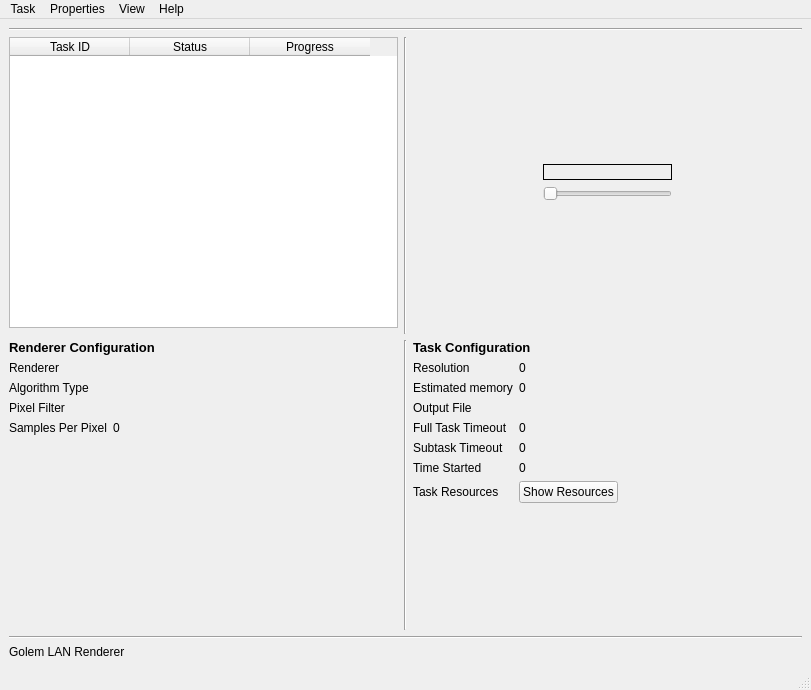
<?xml version="1.0" encoding="UTF-8"?>
<ui version="4.0">
 <class>MainWindow</class>
 <widget class="QMainWindow" name="MainWindow">
  <property name="geometry">
   <rect>
    <x>0</x>
    <y>0</y>
    <width>811</width>
    <height>690</height>
   </rect>
  </property>
  <property name="maximumSize">
   <size>
    <width>900</width>
    <height>690</height>
   </size>
  </property>
  <property name="windowTitle">
   <string>Golem LAN Renderer</string>
  </property>
  <widget class="QWidget" name="centralwidget">
   <layout class="QVBoxLayout" name="verticalLayout_2">
    <item>
     <widget class="Line" name="line_4">
      <property name="orientation">
       <enum>Qt::Horizontal</enum>
      </property>
     </widget>
    </item>
    <item>
     <layout class="QGridLayout" name="mainGridLayout">
      <property name="sizeConstraint">
       <enum>QLayout::SetDefaultConstraint</enum>
      </property>
      <item row="0" column="0">
       <widget class="QTableWidget" name="taskTableWidget">
        <property name="sizePolicy">
         <sizepolicy hsizetype="Expanding" vsizetype="Expanding">
          <horstretch>0</horstretch>
          <verstretch>0</verstretch>
         </sizepolicy>
        </property>
        <property name="contextMenuPolicy">
         <enum>Qt::CustomContextMenu</enum>
        </property>
        <property name="layoutDirection">
         <enum>Qt::LeftToRight</enum>
        </property>
        <property name="autoFillBackground">
         <bool>true</bool>
        </property>
        <property name="frameShape">
         <enum>QFrame::StyledPanel</enum>
        </property>
        <property name="editTriggers">
         <set>QAbstractItemView::NoEditTriggers</set>
        </property>
        <property name="alternatingRowColors">
         <bool>false</bool>
        </property>
        <property name="selectionMode">
         <enum>QAbstractItemView::SingleSelection</enum>
        </property>
        <property name="selectionBehavior">
         <enum>QAbstractItemView::SelectRows</enum>
        </property>
        <property name="textElideMode">
         <enum>Qt::ElideRight</enum>
        </property>
        <property name="verticalScrollMode">
         <enum>QAbstractItemView::ScrollPerPixel</enum>
        </property>
        <property name="horizontalScrollMode">
         <enum>QAbstractItemView::ScrollPerPixel</enum>
        </property>
        <property name="gridStyle">
         <enum>Qt::DashLine</enum>
        </property>
        <property name="sortingEnabled">
         <bool>false</bool>
        </property>
        <property name="cornerButtonEnabled">
         <bool>true</bool>
        </property>
        <attribute name="horizontalHeaderVisible">
         <bool>true</bool>
        </attribute>
        <attribute name="horizontalHeaderCascadingSectionResizes">
         <bool>false</bool>
        </attribute>
        <attribute name="horizontalHeaderDefaultSectionSize">
         <number>120</number>
        </attribute>
        <attribute name="horizontalHeaderHighlightSections">
         <bool>false</bool>
        </attribute>
        <attribute name="verticalHeaderVisible">
         <bool>true</bool>
        </attribute>
        <attribute name="verticalHeaderDefaultSectionSize">
         <number>20</number>
        </attribute>
        <attribute name="verticalHeaderHighlightSections">
         <bool>false</bool>
        </attribute>
        <column>
         <property name="text">
          <string>Task ID</string>
         </property>
        </column>
        <column>
         <property name="text">
          <string>Status</string>
         </property>
        </column>
        <column>
         <property name="text">
          <string>Progress</string>
         </property>
        </column>
       </widget>
      </item>
      <item row="2" column="1">
       <widget class="Line" name="line_3">
        <property name="orientation">
         <enum>Qt::Vertical</enum>
        </property>
       </widget>
      </item>
      <item row="0" column="1" rowspan="2">
       <widget class="Line" name="line_2">
        <property name="sizePolicy">
         <sizepolicy hsizetype="Fixed" vsizetype="Minimum">
          <horstretch>0</horstretch>
          <verstretch>0</verstretch>
         </sizepolicy>
        </property>
        <property name="orientation">
         <enum>Qt::Vertical</enum>
        </property>
       </widget>
      </item>
      <item row="2" column="2">
       <layout class="QVBoxLayout" name="taskConfLayout">
        <item>
         <widget class="QLabel" name="label_6">
          <property name="text">
           <string>&lt;html&gt;&lt;head/&gt;&lt;body&gt;&lt;p&gt;&lt;span style=&quot; font-size:10pt; font-weight:600;&quot;&gt;Task Configuration&lt;/span&gt;&lt;/p&gt;&lt;/body&gt;&lt;/html&gt;</string>
          </property>
          <property name="textFormat">
           <enum>Qt::AutoText</enum>
          </property>
         </widget>
        </item>
        <item>
         <layout class="QFormLayout" name="taskConfGridLayout">
          <property name="fieldGrowthPolicy">
           <enum>QFormLayout::AllNonFixedFieldsGrow</enum>
          </property>
          <item row="0" column="0">
           <widget class="QLabel" name="label_7">
            <property name="text">
             <string>Resolution</string>
            </property>
           </widget>
          </item>
          <item row="0" column="1">
           <widget class="QLabel" name="resolution">
            <property name="text">
             <string>0</string>
            </property>
           </widget>
          </item>
          <item row="1" column="0">
           <widget class="QLabel" name="label_4">
            <property name="text">
             <string>Estimated memory</string>
            </property>
           </widget>
          </item>
          <item row="1" column="1">
           <widget class="QLabel" name="estimatedMemoryLabel">
            <property name="text">
             <string>0</string>
            </property>
           </widget>
          </item>
          <item row="2" column="0">
           <widget class="QLabel" name="label_12">
            <property name="text">
             <string>Output File</string>
            </property>
           </widget>
          </item>
          <item row="3" column="0">
           <widget class="QLabel" name="label_32">
            <property name="text">
             <string>Full Task Timeout</string>
            </property>
           </widget>
          </item>
          <item row="3" column="1">
           <widget class="QLabel" name="fullTaskTimeout">
            <property name="text">
             <string>0</string>
            </property>
           </widget>
          </item>
          <item row="4" column="0">
           <widget class="QLabel" name="label_5">
            <property name="text">
             <string>Subtask Timeout</string>
            </property>
           </widget>
          </item>
          <item row="4" column="1">
           <widget class="QLabel" name="subtaskTimeout">
            <property name="text">
             <string>0</string>
            </property>
           </widget>
          </item>
          <item row="5" column="0">
           <widget class="QLabel" name="label_16">
            <property name="text">
             <string>Time Started</string>
            </property>
           </widget>
          </item>
          <item row="5" column="1">
           <widget class="QLabel" name="timeStarted">
            <property name="text">
             <string>0</string>
            </property>
           </widget>
          </item>
          <item row="6" column="1">
           <layout class="QHBoxLayout" name="horizontalLayout_3">
            <item>
             <widget class="QPushButton" name="showResourceButton">
              <property name="text">
               <string>Show Resources</string>
              </property>
             </widget>
            </item>
            <item>
             <spacer name="horizontalSpacer">
              <property name="orientation">
               <enum>Qt::Horizontal</enum>
              </property>
              <property name="sizeHint" stdset="0">
               <size>
                <width>40</width>
                <height>20</height>
               </size>
              </property>
             </spacer>
            </item>
           </layout>
          </item>
          <item row="6" column="0">
           <widget class="QLabel" name="label_14">
            <property name="text">
             <string>Task Resources</string>
            </property>
           </widget>
          </item>
          <item row="7" column="1">
           <widget class="QLabel" name="taskResource">
            <property name="text">
             <string/>
            </property>
           </widget>
          </item>
          <item row="11" column="1">
           <spacer name="verticalSpacer">
            <property name="orientation">
             <enum>Qt::Vertical</enum>
            </property>
            <property name="sizeHint" stdset="0">
             <size>
              <width>20</width>
              <height>40</height>
             </size>
            </property>
           </spacer>
          </item>
          <item row="2" column="1">
           <widget class="ClickableQLabel" name="outputFile">
            <property name="text">
             <string/>
            </property>
           </widget>
          </item>
         </layout>
        </item>
       </layout>
      </item>
      <item row="2" column="0">
       <layout class="QVBoxLayout" name="nodeConfLayout">
        <item>
         <widget class="QLabel" name="label">
          <property name="text">
           <string>&lt;html&gt;&lt;head/&gt;&lt;body&gt;&lt;p&gt;&lt;span style=&quot; font-size:10pt; font-weight:600;&quot;&gt;Renderer Configuration&lt;/span&gt;&lt;/p&gt;&lt;/body&gt;&lt;/html&gt;</string>
          </property>
          <property name="textFormat">
           <enum>Qt::AutoText</enum>
          </property>
         </widget>
        </item>
        <item>
         <layout class="QFormLayout" name="nodeConfGridLayout">
          <property name="fieldGrowthPolicy">
           <enum>QFormLayout::AllNonFixedFieldsGrow</enum>
          </property>
          <item row="1" column="1">
           <widget class="QLabel" name="renderer">
            <property name="text">
             <string/>
            </property>
           </widget>
          </item>
          <item row="1" column="0">
           <widget class="QLabel" name="label_8">
            <property name="text">
             <string>Renderer</string>
            </property>
           </widget>
          </item>
          <item row="2" column="0">
           <widget class="QLabel" name="algorithmTypeLabel">
            <property name="text">
             <string>Algorithm Type</string>
            </property>
           </widget>
          </item>
          <item row="2" column="1">
           <widget class="QLabel" name="algorithmType">
            <property name="text">
             <string/>
            </property>
           </widget>
          </item>
          <item row="3" column="0">
           <widget class="QLabel" name="pixelFilterLabel">
            <property name="text">
             <string>Pixel Filter</string>
            </property>
           </widget>
          </item>
          <item row="3" column="1">
           <widget class="QLabel" name="pixelFilter">
            <property name="text">
             <string/>
            </property>
           </widget>
          </item>
          <item row="4" column="0">
           <widget class="QLabel" name="samplesPerPixelLabel">
            <property name="text">
             <string>Samples Per Pixel</string>
            </property>
           </widget>
          </item>
          <item row="4" column="1">
           <widget class="QLabel" name="samplesPerPixel">
            <property name="text">
             <string>0</string>
            </property>
           </widget>
          </item>
         </layout>
        </item>
        <item>
         <spacer name="verticalSpacer_4">
          <property name="orientation">
           <enum>Qt::Vertical</enum>
          </property>
          <property name="sizeHint" stdset="0">
           <size>
            <width>20</width>
            <height>40</height>
           </size>
          </property>
         </spacer>
        </item>
       </layout>
      </item>
      <item row="0" column="2">
       <layout class="QHBoxLayout" name="horizontalLayout_2">
        <item>
         <spacer name="horizontalSpacer_2">
          <property name="orientation">
           <enum>Qt::Horizontal</enum>
          </property>
          <property name="sizeHint" stdset="0">
           <size>
            <width>40</width>
            <height>20</height>
           </size>
          </property>
         </spacer>
        </item>
        <item>
         <layout class="QVBoxLayout" name="verticalLayout_3">
          <property name="leftMargin">
           <number>0</number>
          </property>
          <item>
           <spacer name="verticalSpacer_3">
            <property name="orientation">
             <enum>Qt::Vertical</enum>
            </property>
            <property name="sizeHint" stdset="0">
             <size>
              <width>20</width>
              <height>40</height>
             </size>
            </property>
           </spacer>
          </item>
          <item>
           <widget class="ClickableQLabel" name="previewLabel">
            <property name="sizePolicy">
             <sizepolicy hsizetype="Fixed" vsizetype="Fixed">
              <horstretch>0</horstretch>
              <verstretch>0</verstretch>
             </sizepolicy>
            </property>
            <property name="maximumSize">
             <size>
              <width>300</width>
              <height>200</height>
             </size>
            </property>
            <property name="layoutDirection">
             <enum>Qt::LeftToRight</enum>
            </property>
            <property name="autoFillBackground">
             <bool>true</bool>
            </property>
            <property name="frameShape">
             <enum>QFrame::Box</enum>
            </property>
            <property name="text">
             <string/>
            </property>
            <property name="scaledContents">
             <bool>true</bool>
            </property>
            <property name="alignment">
             <set>Qt::AlignCenter</set>
            </property>
            <property name="textInteractionFlags">
             <set>Qt::NoTextInteraction</set>
            </property>
           </widget>
          </item>
          <item>
           <widget class="QSlider" name="frameSlider">
            <property name="orientation">
             <enum>Qt::Horizontal</enum>
            </property>
           </widget>
          </item>
          <item>
           <spacer name="verticalSpacer_2">
            <property name="orientation">
             <enum>Qt::Vertical</enum>
            </property>
            <property name="sizeHint" stdset="0">
             <size>
              <width>20</width>
              <height>40</height>
             </size>
            </property>
           </spacer>
          </item>
         </layout>
        </item>
        <item>
         <spacer name="horizontalSpacer_3">
          <property name="orientation">
           <enum>Qt::Horizontal</enum>
          </property>
          <property name="sizeHint" stdset="0">
           <size>
            <width>40</width>
            <height>20</height>
           </size>
          </property>
         </spacer>
        </item>
       </layout>
      </item>
     </layout>
    </item>
    <item>
     <widget class="Line" name="line">
      <property name="orientation">
       <enum>Qt::Horizontal</enum>
      </property>
     </widget>
    </item>
    <item>
     <layout class="QHBoxLayout" name="horizontalLayout">
      <item>
       <widget class="QLabel" name="appVer">
        <property name="baseSize">
         <size>
          <width>8</width>
          <height>0</height>
         </size>
        </property>
        <property name="text">
         <string>Golem LAN Renderer</string>
        </property>
        <property name="textFormat">
         <enum>Qt::AutoText</enum>
        </property>
        <property name="wordWrap">
         <bool>false</bool>
        </property>
       </widget>
      </item>
      <item>
       <widget class="QLabel" name="appName">
        <property name="text">
         <string/>
        </property>
       </widget>
      </item>
      <item>
       <widget class="QLabel" name="errorLabel">
        <property name="text">
         <string/>
        </property>
        <property name="alignment">
         <set>Qt::AlignRight|Qt::AlignTrailing|Qt::AlignVCenter</set>
        </property>
       </widget>
      </item>
     </layout>
    </item>
   </layout>
  </widget>
  <widget class="QMenuBar" name="menubar">
   <property name="geometry">
    <rect>
     <x>0</x>
     <y>0</y>
     <width>811</width>
     <height>21</height>
    </rect>
   </property>
   <property name="defaultUp">
    <bool>false</bool>
   </property>
   <widget class="QMenu" name="menuTask">
    <property name="title">
     <string>Task</string>
    </property>
    <addaction name="actionNew"/>
    <addaction name="actionLoadTask"/>
    <addaction name="separator"/>
   </widget>
   <widget class="QMenu" name="menuProperties">
    <property name="title">
     <string>Properties</string>
    </property>
    <addaction name="actionEdit"/>
    <addaction name="actionEnvironments"/>
   </widget>
   <widget class="QMenu" name="menuView">
    <property name="title">
     <string>View</string>
    </property>
    <addaction name="actionStatus"/>
   </widget>
   <widget class="QMenu" name="menuAbout">
    <property name="title">
     <string>Help</string>
    </property>
    <addaction name="actionAbout"/>
   </widget>
   <addaction name="menuTask"/>
   <addaction name="menuProperties"/>
   <addaction name="menuView"/>
   <addaction name="menuAbout"/>
  </widget>
  <widget class="QStatusBar" name="statusbar"/>
  <action name="actionNew">
   <property name="text">
    <string>New</string>
   </property>
  </action>
  <action name="actionExit">
   <property name="text">
    <string>Exit</string>
   </property>
  </action>
  <action name="actionLoadTask">
   <property name="text">
    <string>Load Task</string>
   </property>
   <property name="toolTip">
    <string>Load task</string>
   </property>
  </action>
  <action name="actionEdit">
   <property name="text">
    <string>Edit</string>
   </property>
  </action>
  <action name="actionStatus">
   <property name="text">
    <string>Status</string>
   </property>
  </action>
  <action name="actionStartNodesManager">
   <property name="text">
    <string>Start Node Manager</string>
   </property>
  </action>
  <action name="actionSendInfoTask">
   <property name="text">
    <string>Send Info Task</string>
   </property>
  </action>
  <action name="actionEnvironments">
   <property name="text">
    <string>Environments</string>
   </property>
  </action>
  <action name="actionSendTestTasks">
   <property name="enabled">
    <bool>true</bool>
   </property>
   <property name="text">
    <string>Send Test Tasks</string>
   </property>
  </action>
  <action name="actionUpdateOtherGolems">
   <property name="text">
    <string>Update Other Golems</string>
   </property>
  </action>
  <action name="actionAbout">
   <property name="text">
    <string>About</string>
   </property>
  </action>
 </widget>
 <customwidgets>
  <customwidget>
   <class>ClickableQLabel</class>
   <extends>QLabel</extends>
   <header>clickableqlabel.h</header>
  </customwidget>
 </customwidgets>
 <tabstops>
  <tabstop>taskTableWidget</tabstop>
 </tabstops>
 <resources/>
 <connections/>
</ui>
